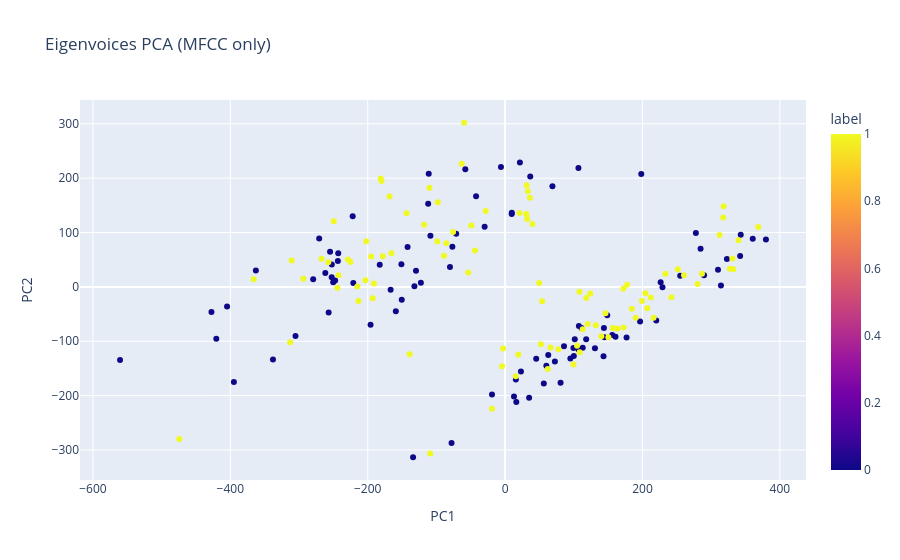

Notebook source saved alongside this figure:
### Code cell
df_plot = pd.DataFrame({
    "PC1": X_pca[:, 0],
    "PC2": X_pca[:, 1],
    "label": y
})

fig = px.scatter(df_plot, x="PC1", y="PC2", color="label",
                 title="Eigenvoices PCA (MFCC only)")
fig.show()

### Figure 1 — Plotly figure (JSON) as saved in the notebook; plotly's stock layout.template omitted (floating-point values rounded to 4 significant figures; data arrays with more than 128 entries replaced by an {"elided": "..."} marker saying what was removed)
{"data": [{"hovertemplate": "PC1=%{x}<br>PC2=%{y}<br>label=%{marker.color}<extra></extra>", "legendgroup": "", "marker": {"color": {"elided": "191 int values"}, "coloraxis": "coloraxis", "symbol": "circle"}, "mode": "markers", "name": "", "orientation": "v", "showlegend": false, "type": "scatter", "x": {"elided": "191 float values"}, "xaxis": "x", "y": {"elided": "191 float values"}, "yaxis": "y"}], "layout": {"coloraxis": {"colorbar": {"title": {"text": "label"}}, "colorscale": [[0, "#0d0887"], [0.1111, "#46039f"], [0.2222, "#7201a8"], [0.3333, "#9c179e"], [0.4444, "#bd3786"], [0.5556, "#d8576b"], [0.6667, "#ed7953"], [0.7778, "#fb9f3a"], [0.8889, "#fdca26"], [1, "#f0f921"]]}, "legend": {"tracegroupgap": 0}, "title": {"text": "Eigenvoices PCA (MFCC only)"}, "xaxis": {"anchor": "y", "domain": [0, 1], "title": {"text": "PC1"}}, "yaxis": {"anchor": "x", "domain": [0, 1], "title": {"text": "PC2"}}}}
